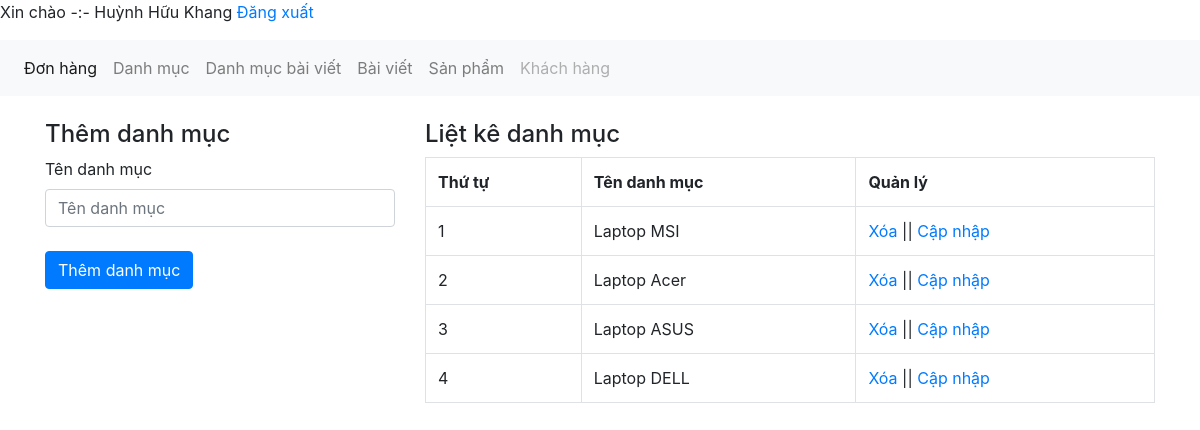
/admin/danhmucbaiviet_admin.php (signed in), run on the app's committed database.
### tables this page shows
CREATE TABLE `danhmuc_tin` (
  `id_danhmuctin` int(11) NOT NULL,
  `ten_danhmuctin` varchar(200) NOT NULL
);

### admin/danhmucbaiviet_admin.php (the view, shortened to what this page needs)
<?php
	 include('../db/connect.php');
?>
<!DOCTYPE html>
<html lang="en">
<head>
	 <link href="../css/bootstrap.css" rel="stylesheet" type="text/css" media="all" />
</head>
<body>
	<?php
  if(isset($_SESSION['id_admin'])){?>
    <p> Xin chào -:- <?php echo $_SESSION['dangnhap'] ?> <a href="logout.php"> Đăng xuất </a></p>
  <?php
  }else{
    header('Location:index.php');
  }
  ?>
<nav class="navbar navbar-expand-lg navbar-light bg-light" >
		  <div class="collapse navbar-collapse" id="navbarNav">
			    <ul class="navbar-nav">
			      <li class="nav-item active">
			        <a class="nav-link" href="donhang_admin.php">Đơn hàng <span class="sr-only">(current)</span></a>
			      </li>
			      <li class="nav-item">
			        <a class="nav-link" href="danhmuc_admin.php">Danh mục</a>
			      </li>
			      <li class="nav-item">
			        <a class="nav-link" href="danhmucbaiviet_admin.php">Danh mục bài viết</a>
			      </li>
			        <li class="nav-item">
			        <a class="nav-link" href="baiviet_admin.php">Bài viết</a>
			      </li>
			      <li class="nav-item">
			        <a class="nav-link" href="sanpham_admin.php">Sản phẩm</a>
			      </li>
			      <li class="nav-item">
			       <a class="nav-link disabled" href="khachhang_admin.php">Khách hàng</a>
			      </li>
			    </ul>
		  </div>
</nav>
	<div class="container">
		<div class="row">
			<?php
			if(isset($_GET['quanly'])){
				$capnhap=$_GET['quanly'];
			}else{
				$capnhap='';
			}
			if($capnhap=='capnhap'){
				?>
				<div class="col-md-4">
				<h4>Cập nhập danh mục</h4>
				<label>Tên danh mục</label>
				<form action="" method="POST">
					<input type="text" class="form-control" name="danhmuc" value="<?php echo $row_capnhap['ten_danhmuctin']?>"></br>
					<input type="hidden" class="form-control" name="id_danhmuc" value="<?php echo $row_capnhap['id_danhmuctin']?>"></br>
					<input type="submit"  name="capnhapdanhmuc" value="Cập nhập danh mục" class="btn btn-primary">
				</form>
				</div>
				<?php
			}else{
				?>
				<div class="col-md-4">
				<h4>Thêm danh mục</h4>
				<label>Tên danh mục</label>
				<form action="" method="POST">
					<input type="text" class="form-control" name="danhmuc" placeholder="Tên danh mục"></br>
					<input type="submit"  name="themdanhmuc" value="Thêm danh mục" class="btn btn-primary">
				</form>
				</div>
			<?php
			}
			?>
			<div class="col-md-8">
				<h4>Liệt kê danh mục</h4>
				<?php
				$sql_select_danhmuc=mysqli_query($khangduy,"SELECT * FROM danhmuc_tin ORDER BY id_danhmuctin DESC");
				?>
				<table class="table table-bordered">
					<tr>
						<th>Thứ tự</th>
						<th>Tên danh mục</th>
						<th>Quản lý</th>
					</tr>
					<?php
					$i=0;
					while($row_danhmuc=mysqli_fetch_array($sql_select_danhmuc)){
						$i++;
					?>
					<tr>
						<td><?php echo $i; ?></td>
						<td><?php echo $row_danhmuc['ten_danhmuctin'] ?></td>
						<td><a href="?xoa=<?php echo $row_danhmuc['id_danhmuctin']?>"> Xóa </a> || <a href="?quanly=capnhap&id=<?php echo $row_danhmuc['id_danhmuctin']?>">Cập nhập</a> </td>
					</tr>
					<?php
					}
					?>
				</table>
			</div>
		</div>
	</div>
</body>
</html>

### data on the page
danhmuc_tin: ten_danhmuctin "Laptop MSI"
danhmuc_tin: ten_danhmuctin "Laptop Acer"
danhmuc_tin: ten_danhmuctin "Laptop ASUS"
danhmuc_tin: ten_danhmuctin "Laptop DELL"

### other printed values
$_SESSION['dangnhap'] "Huỳnh Hữu Khang"
